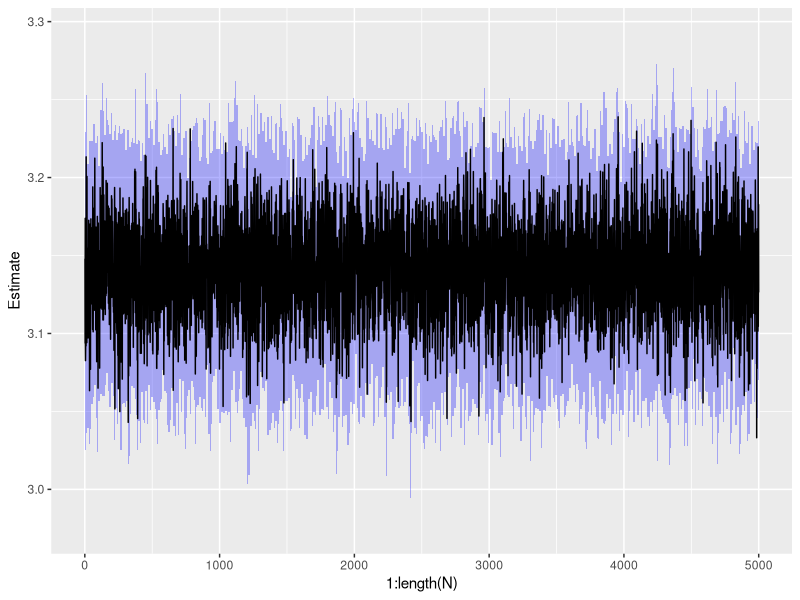
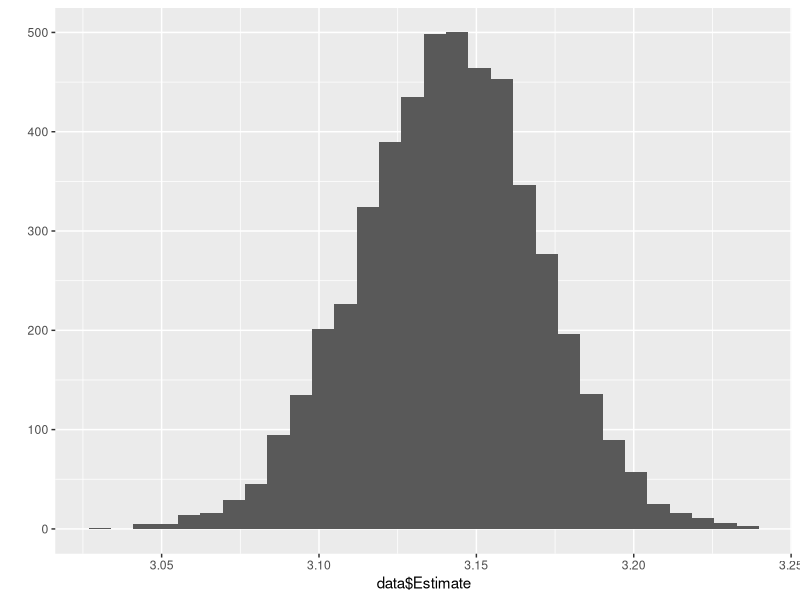

These charts were generated, in order, by the following R code:
require(ggplot2)
require(plyr)
require(parallel)

mc.intervals <- function(phi, N, q=runif, alpha=0.05, mc.cores=4, control=list()){
  # N puede ser un vector
  results <- mclapply(mc.cores=mc.cores, N, function(nsim){
    x <- q(nsim)
    phix <- sapply(x, phi)
    estim <- mean(phix)
    s2 <- var(phix)
#     if(length(control) > 0){
#       sample <- function(n) runif(n, interval
    quant <- qnorm(alpha/2, lower.tail = F)
    int_upper <- estim + sqrt(s2/nsim)*quant
    int_lower <- estim - sqrt(s2/nsim)*quant
    return(data.frame(N=nsim, Estimate=estim, LI=int_lower, UI=int_upper))
  })
  return(ldply(results))
}

phi <- function(x) 2*sqrt(4 - x^2)
#N <- seq(1000, 100000, 1000)
N <- rep(1000, 1000, 5000)
X.dens <- function(nsim) runif(nsim, 0, 2)

system.time(data <- mc.intervals(phi, rev(N), X.dens, mc.cores=6))

ggplot(data, aes(1:length(N), Estimate, ymin=LI, ymax=UI)) +
  geom_ribbon(fill='blue', alpha=0.3) +
  geom_line()

qplot(data$Estimate)
